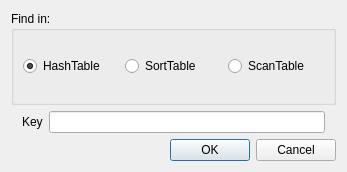
<?xml version="1.0" encoding="UTF-8"?>
<ui version="4.0">
 <class>SelectDialog</class>
 <widget class="QDialog" name="SelectDialog">
  <property name="geometry">
   <rect>
    <x>0</x>
    <y>0</y>
    <width>347</width>
    <height>172</height>
   </rect>
  </property>
  <property name="windowTitle">
   <string>Select</string>
  </property>
  <layout class="QVBoxLayout" name="verticalLayout">
   <item>
    <widget class="QGroupBox" name="groupBox">
     <property name="title">
      <string>Find in:</string>
     </property>
     <layout class="QHBoxLayout" name="horizontalLayout">
      <item>
       <widget class="QRadioButton" name="radioButtonHash">
        <property name="text">
         <string>HashTable</string>
        </property>
        <property name="checked">
         <bool>true</bool>
        </property>
       </widget>
      </item>
      <item>
       <widget class="QRadioButton" name="radioButtonSort">
        <property name="text">
         <string>SortTable</string>
        </property>
       </widget>
      </item>
      <item>
       <widget class="QRadioButton" name="radioButtonScan">
        <property name="text">
         <string>ScanTable</string>
        </property>
       </widget>
      </item>
     </layout>
    </widget>
   </item>
   <item>
    <layout class="QHBoxLayout" name="horizontalLayout_2">
     <property name="leftMargin">
      <number>11</number>
     </property>
     <property name="rightMargin">
      <number>11</number>
     </property>
     <item>
      <widget class="QLabel" name="label">
       <property name="text">
        <string>Key</string>
       </property>
      </widget>
     </item>
     <item>
      <widget class="QLineEdit" name="lineKey"/>
     </item>
    </layout>
   </item>
   <item>
    <widget class="QDialogButtonBox" name="buttonBox">
     <property name="orientation">
      <enum>Qt::Horizontal</enum>
     </property>
     <property name="standardButtons">
      <set>QDialogButtonBox::Cancel|QDialogButtonBox::Ok</set>
     </property>
    </widget>
   </item>
  </layout>
 </widget>
 <resources/>
 <connections>
  <connection>
   <sender>buttonBox</sender>
   <signal>accepted()</signal>
   <receiver>SelectDialog</receiver>
   <slot>accept()</slot>
   <hints>
    <hint type="sourcelabel">
     <x>248</x>
     <y>254</y>
    </hint>
    <hint type="destinationlabel">
     <x>157</x>
     <y>274</y>
    </hint>
   </hints>
  </connection>
  <connection>
   <sender>buttonBox</sender>
   <signal>rejected()</signal>
   <receiver>SelectDialog</receiver>
   <slot>reject()</slot>
   <hints>
    <hint type="sourcelabel">
     <x>316</x>
     <y>260</y>
    </hint>
    <hint type="destinationlabel">
     <x>286</x>
     <y>274</y>
    </hint>
   </hints>
  </connection>
 </connections>
</ui>
